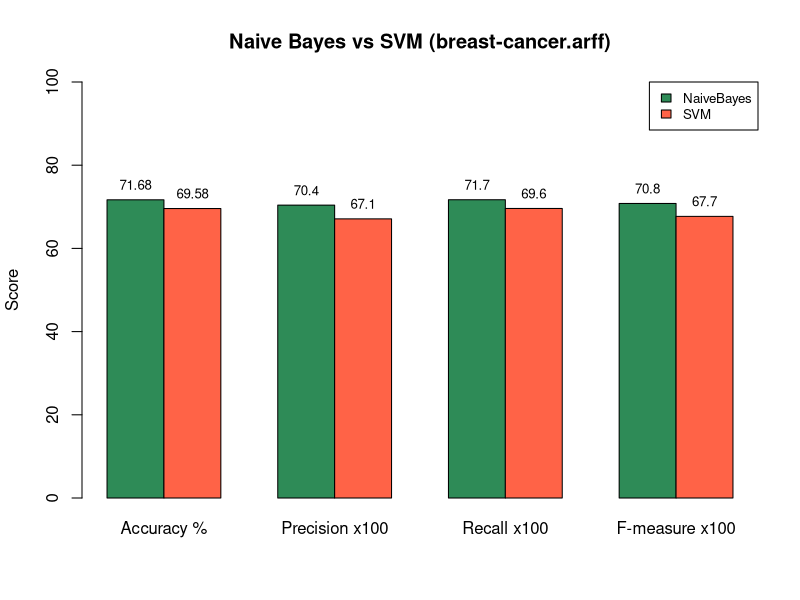

Write the R code that produced this figure.
# ==============================================================================
# Course: CSA1604 - Data Warehousing and Data Mining
# Name: Vino Aldrin E
# Register No: 192511481
# Experiment 32 (graph): Naive Bayes vs SVM - breast-cancer.arff, 10-fold CV
# ==============================================================================
# values from the Weka outputs
res <- rbind(NaiveBayes = c(71.68, 70.4, 71.7, 70.8), SVM = c(69.58, 67.1, 69.6, 67.7))
colnames(res) <- c("Accuracy %", "Precision x100", "Recall x100", "F-measure x100")
res
b <- barplot(res, beside = TRUE, col = c("seagreen", "tomato"), ylim = c(0, 100),
             main = "Naive Bayes vs SVM (breast-cancer.arff)", ylab = "Score", legend.text = TRUE,
             args.legend = list(x = "topright", cex = 0.8))
text(b, res, res, pos = 3, cex = 0.8)
